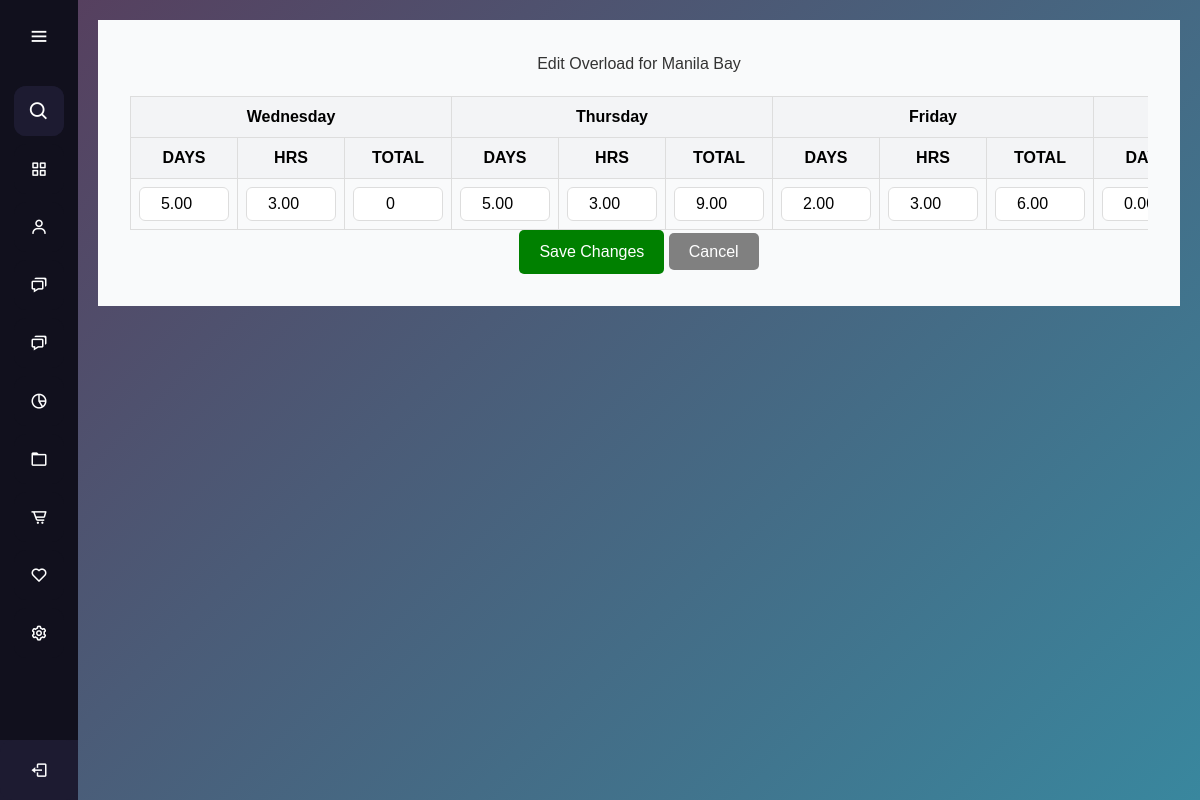
/new-payroll/manage_overload_edit.php?row_id=10, run on the app's committed database.
### tables this page shows
CREATE TABLE `overload` (
  `overload_id` int(11) NOT NULL,
  `employee_id` int(11) NOT NULL,
  `wednesday_days` decimal(10,2) DEFAULT 0.00,
  `wednesday_hrs` decimal(10,2) DEFAULT 0.00,
  `wednesday_total` decimal(10,2) DEFAULT 0.00,
  `thursday_days` decimal(10,2) DEFAULT 0.00,
  `thursday_hrs` decimal(10,2) DEFAULT 0.00,
  `thursday_total` decimal(10,2) DEFAULT 0.00,
  `friday_days` decimal(10,2) DEFAULT 0.00,
  `friday_hrs` decimal(10,2) DEFAULT 0.00,
  `friday_total` decimal(10,2) DEFAULT 0.00,
  `mtth_days` decimal(10,2) DEFAULT 0.00,
  `mtth_hrs` decimal(10,2) DEFAULT 0.00,
  `mtth_total` decimal(10,2) DEFAULT 0.00,
  `mtwf_days` decimal(10,2) DEFAULT 0.00,
  `mtwf_hrs` decimal(10,2) DEFAULT 0.00,
  `mtwf_total` decimal(10,2) DEFAULT 0.00,
  `twthf_days` decimal(10,2) DEFAULT 0.00,
  `twthf_hrs` decimal(10,2) DEFAULT 0.00,
  `twthf_total` decimal(10,2) DEFAULT 0.00,
  `mw_days` decimal(10,2) DEFAULT 0.00,
  `mw_hrs` decimal(10,2) DEFAULT 0.00,
  `mw_total` decimal(10,2) DEFAULT 0.00,
  `less_lateOL` decimal(10,2) DEFAULT 0.00,
  `additional` decimal(10,2) DEFAULT 0.00,
  `adjustment_less` decimal(10,2) DEFAULT 0.00,
  `grand_total` decimal(11,2) DEFAULT 0.00
);

### new-payroll/manage_overload_edit.php (the view, shortened to what this page needs)
<?php
$host = 'localhost';
$dbname = 'gfi_exel';
$username = 'root';
$password = '';
try {
    $pdo = new PDO("mysql:host=$host;dbname=$dbname", $username, $password);
    $pdo->setAttribute(PDO::ATTR_ERRMODE, PDO::ERRMODE_EXCEPTION);
    $row_id = isset($_GET['row_id']) ? intval($_GET['row_id']) : 0;
    $query = "
        SELECT o.*, CONCAT(e.first_name, ' ', e.last_name) AS employee_name
        FROM overload o
        JOIN employees e ON o.employee_id = e.employee_id
        WHERE o.overload_id = :row_id
    ";
    $stmt = $pdo->prepare($query);
    $stmt->execute([':row_id' => $row_id]);
    $row = $stmt->fetch(PDO::FETCH_ASSOC);
} catch (PDOException $e) {
    die("Database connection failed: " . $e->getMessage());
}
?>
<!DOCTYPE html>
<html lang="en">
<head>
    <script src="https://cdn.tailwindcss.com"></script>
</head>
<body>
    <?php include 'aside.php'; ?>
    <main>
        <div class="content">
            <h1 class="text-center mb-4">Edit Overload for <?= htmlspecialchars($row['employee_name']) ?></h1>
            <form id="editForm">
                <div class="table-wrapper">
                    <table class="table table-bordered text-center">
                        <thead class="table-light">
                            <tr>
                                <th colspan="3">Wednesday</th>
                                <th colspan="3">Thursday</th>
                                <th colspan="3">Friday</th>
                                <th colspan="3">MTTH</th>
                            </tr>
                            <tr>
                                <th>DAYS</th>
                                <th>HRS</th>
                                <th>TOTAL</th>
                                <th>DAYS</th>
                                <th>HRS</th>
                                <th>TOTAL</th>
                                <th>DAYS</th>
                                <th>HRS</th>
                                <th>TOTAL</th>
                                <th>DAYS</th>
                            </tr>
                        </thead>
                        <tbody>
                            <tr>
                                <td><input type="number" step="0.01" class="form-control" name="wednesday_days" value="<?= htmlspecialchars($row['wednesday_days'] ?? 0) ?>"></td>
                                <td><input type="number" step="0.01" class="form-control" name="wednesday_hrs" value="<?= htmlspecialchars($row['wednesday_hrs'] ?? 0) ?>"></td>
                                <td><input type="number" step="0.01" class="form-control readonly-input" name="wednesday_total" value="0" readonly></td>
                                <td><input type="number" step="0.01" class="form-control" name="thursday_days" value="<?= htmlspecialchars($row['thursday_days'] ?? 0) ?>"></td>
                                <td><input type="number" step="0.01" class="form-control" name="thursday_hrs" value="<?= htmlspecialchars($row['thursday_hrs'] ?? 0) ?>"></td>
                                <td><input type="number" step="0.01" class="form-control readonly-input" name="thursday_total" value="<?= htmlspecialchars($row['thursday_total'] ?? 0) ?>" readonly></td>
                                <td><input type="number" step="0.01" class="form-control" name="friday_days" value="<?= htmlspecialchars($row['friday_days'] ?? 0) ?>"></td>
                                <td><input type="number" step="0.01" class="form-control" name="friday_hrs" value="<?= htmlspecialchars($row['friday_hrs'] ?? 0) ?>"></td>
                                <td><input type="number" step="0.01" class="form-control readonly-input" name="friday_total" value="<?= htmlspecialchars($row['friday_total'] ?? 0) ?>" readonly></td>
                                <td><input type="number" step="0.01" class="form-control" name="mtth_days" value="<?= htmlspecialchars($row['mtth_days'] ?? 0) ?>"></td>
                            </tr>
                        </tbody>
                    </table>
                </div>
                <div class="text-center">
                    <button type="button" class="btn" style="background-color: green; color: white; padding: 10px 20px; border-radius: 5px; border: none;" onclick="saveEdits()">Save Changes</button>
                    <a href="manage_overload.php" class="btn" style="background-color: gray; color: white; padding: 10px 20px; border-radius: 5px; text-decoration: none;">Cancel</a>
                </div>
        </div>
    </main>
</body>
</html>

### new-payroll/styles.css (style rules this page uses)
* { margin: 0; padding: 0; box-sizing: border-box; font-family: "Poppins", sans-serif; }
main { margin-left: 78px; padding: 20px; transition: margin-left 0.5s ease; min-height: 100vh; background: linear-gradient( 135deg, #56405f, #39879e ); }

### new-payroll/manage_overload_edit.php (style rules this page uses)
.table-wrapper { max-width: 100%; overflow-x: auto; margin-top: 20px; }
table { width: 100%; border-collapse: collapse; }
th, td { padding: 0.5rem; text-align: center; border: 1px solid #ddd; }
th { background-color: #f3f4f6; font-weight: bold; }
td input { width: 90px; padding: 0.25rem; border: 1px solid #ddd; border-radius: 0.375rem; text-align: center; }
.content { padding: 2rem; background-color: #f9fafb; }
h1 { font-size: 1.75rem; color: #333; }

### data on the page
overload: wednesday_days "5.00", wednesday_hrs "3.00", thursday_days "5.00", thursday_hrs "3.00", thursday_total "9.00", friday_days "2.00", friday_hrs "3.00", friday_total "6.00", mtth_days "0.00"

### other printed values
$row['employee_name'] "Manila Bay"
